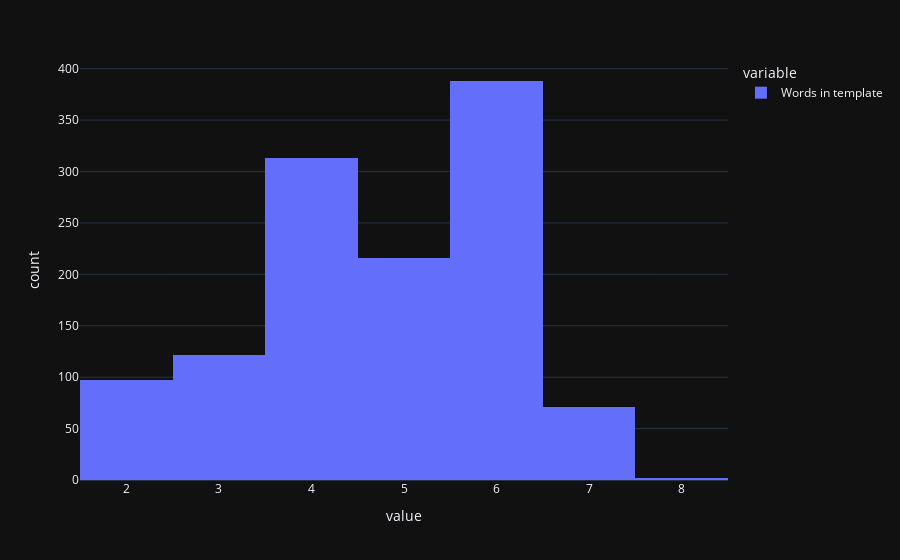

Source (notebook cell):
### Code cell
frequencyWords(data,"template")

### Figure 1 — Plotly figure (JSON) as saved in the notebook; plotly's stock layout.template omitted (floating-point values rounded to 4 significant figures; data arrays with more than 128 entries replaced by an {"elided": "..."} marker saying what was removed)
{"data": [{"alignmentgroup": "True", "bingroup": "x", "hovertemplate": "variable=Words in template<br>value=%{x}<br>count=%{y}<extra></extra>", "legendgroup": "Words in template", "marker": {"color": "#636efa", "pattern": {"shape": ""}}, "name": "Words in template", "offsetgroup": "Words in template", "orientation": "v", "showlegend": true, "type": "histogram", "x": {"elided": "1209 int values"}, "xaxis": "x", "yaxis": "y"}], "layout": {"barmode": "relative", "legend": {"title": {"text": "variable"}, "tracegroupgap": 0}, "margin": {"t": 60}, "xaxis": {"anchor": "y", "domain": [0, 1], "title": {"text": "value"}}, "yaxis": {"anchor": "x", "domain": [0, 1], "title": {"text": "count"}}}}
